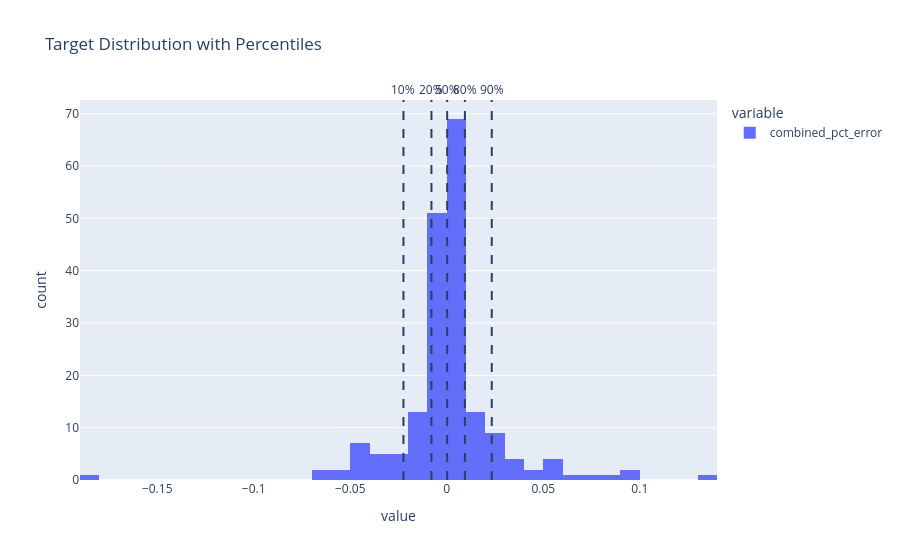

Notebook cell for this chart:
### Code cell
# your data
pre_y_over = np.log1p(inst_model_df[targ])

# percentiles you care about
percentiles = [0.1, 0.20, 0.5, 0.8, 0.9]
values = np.quantile(pre_y_over, percentiles)

# histogram
fig = px.histogram(pre_y_over, nbins=50, title="Target Distribution with Percentiles")

# add vertical lines
for p, v in zip(percentiles, values):
    fig.add_vline(
        x=v,
        line_dash="dash",
        annotation_text=f"{int(p*100)}%",
        annotation_position="top"
    )

fig.show()

### Figure 1 — Plotly figure (JSON) as saved in the notebook; plotly's stock layout.template omitted (floating-point values rounded to 4 significant figures; data arrays with more than 128 entries replaced by an {"elided": "..."} marker saying what was removed)
{"data": [{"bingroup": "x", "hovertemplate": "variable=combined_pct_error<br>value=%{x}<br>count=%{y}<extra></extra>", "legendgroup": "combined_pct_error", "marker": {"color": "#636efa", "pattern": {"shape": ""}}, "name": "combined_pct_error", "nbinsx": 50, "orientation": "v", "showlegend": true, "type": "histogram", "x": {"elided": "193 float values"}, "xaxis": "x", "yaxis": "y"}], "layout": {"annotations": [{"showarrow": false, "text": "10%", "x": -0.02243, "xanchor": "center", "xref": "x", "y": 1, "yanchor": "bottom", "yref": "y domain"}, {"showarrow": false, "text": "20%", "x": -0.007929, "xanchor": "center", "xref": "x", "y": 1, "yanchor": "bottom", "yref": "y domain"}, {"showarrow": false, "text": "50%", "x": 0.0002106, "xanchor": "center", "xref": "x", "y": 1, "yanchor": "bottom", "yref": "y domain"}, {"showarrow": false, "text": "80%", "x": 0.009399, "xanchor": "center", "xref": "x", "y": 1, "yanchor": "bottom", "yref": "y domain"}, {"showarrow": false, "text": "90%", "x": 0.0233, "xanchor": "center", "xref": "x", "y": 1, "yanchor": "bottom", "yref": "y domain"}], "barmode": "relative", "legend": {"title": {"text": "variable"}, "tracegroupgap": 0}, "shapes": [{"line": {"dash": "dash"}, "type": "line", "x0": -0.02243, "x1": -0.02243, "xref": "x", "y0": 0, "y1": 1, "yref": "y domain"}, {"line": {"dash": "dash"}, "type": "line", "x0": -0.007929, "x1": -0.007929, "xref": "x", "y0": 0, "y1": 1, "yref": "y domain"}, {"line": {"dash": "dash"}, "type": "line", "x0": 0.0002106, "x1": 0.0002106, "xref": "x", "y0": 0, "y1": 1, "yref": "y domain"}, {"line": {"dash": "dash"}, "type": "line", "x0": 0.009399, "x1": 0.009399, "xref": "x", "y0": 0, "y1": 1, "yref": "y domain"}, {"line": {"dash": "dash"}, "type": "line", "x0": 0.0233, "x1": 0.0233, "xref": "x", "y0": 0, "y1": 1, "yref": "y domain"}], "title": {"text": "Target Distribution with Percentiles"}, "xaxis": {"anchor": "y", "domain": [0, 1], "title": {"text": "value"}}, "yaxis": {"anchor": "x", "domain": [0, 1], "title": {"text": "count"}}}}
